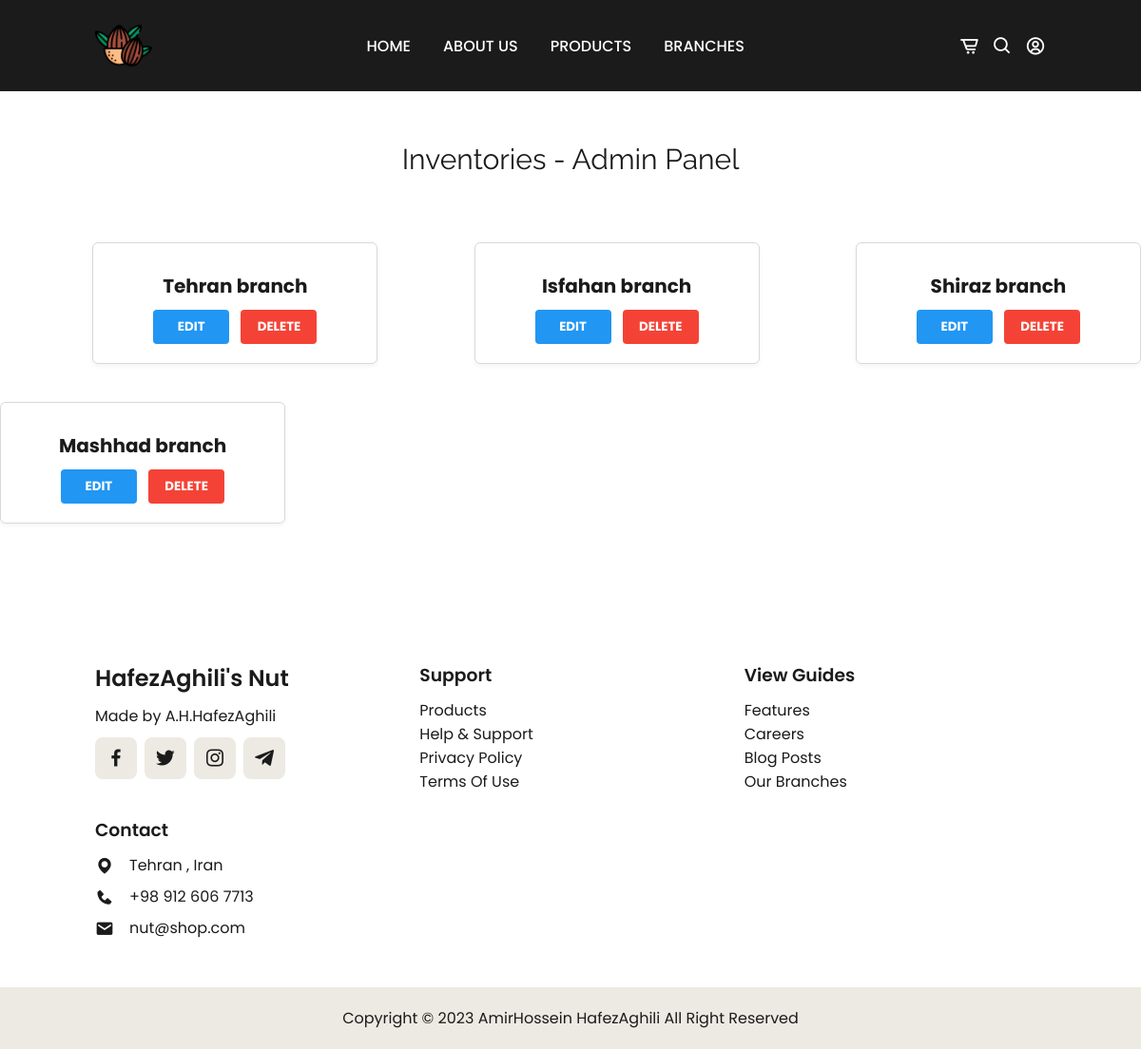
Screenshot of /panel/inventory/ with the database file from the repository.
### pages/models.py (models this page shows, shortened)
class Inventory(models.Model):
    name = models.CharField(max_length=50 , blank=True)
    city = models.ForeignKey('City' , on_delete=models.CASCADE)
    address = models.CharField(max_length=50 , blank=True)
    phone = models.CharField(max_length=50 , blank=True)

### pages/views.py (the view)
# urls.py: path('panel/inventory/',InventoryListView.as_view(),name='inventory_view'),
class InventoryListView(ListView):
    model = Inventory
    template_name = 'panel/inventory/inventory_view.html'

### templates/panel/inventory/inventory_view.html (shortened to what this page needs)
{% extends 'register_base.html' %}
{% load static %}
    {% block styles %}
    <link rel="stylesheet" type="text/css" href="{% static 'css/stylesListView.css' %}">
    {% endblock %}
{% block content %}
<br><br><br>
<p style="text-align:center" class="title">Inventories - Admin Panel</p>
<br><br>
<div class="box-container">
    {% for inventory in inventory_list %}
    <div class="list-item">
        <div class="list-title">{{ inventory.name }}</div>
        <div class="list-buttons">
            <a href="{% url 'inventory_update' inventory.pk %}"><button class="button-edit">Edit</button></a>
            <a href="{% url 'inventory_delete' inventory.pk %}"><button class="button-delete">Delete</button></a>
        </div>
    </div>
    {% endfor %}
</div>
<br><br><br>
{% endblock %}

### static/css/stylesHome.css (style rules this page uses)
* { font-family: 'Poppins', sans-serif; margin: 0; padding: 0; box-sizing: border-box; scroll-padding-top: 4rem; scroll-behavior: smooth; list-style: none; text-decoration: none; }
:root { --main-color:#bc9667; --second-color:#edeae3; --text-color:#1b1b1b; --bg-color:#ffffff; --box-shadow: 2px 2px 10px 4px rgb(14 55 54 / 15%); }
body { color: var(--text-color); }

### static/css/stylesListView.css (style rules this page uses)
.title { font-family: 'Raleway', sans-serif; font-size: 30px; }
.box-container { display: flex; flex-wrap: wrap; justify-content: space-between; margin: 0 -2px; }
.list-item { width: 300px; margin: 20px 2px; padding: 20px; background-color: #fff; border: 1px solid #d9d9d9; box-shadow: 0 2px 5px rgba(0, 0, 0, 0.05); border-radius: 6px; text-align: center; transition: box-shadow 0.3s ease; }
.list-title { font-size: 20px; font-weight: bold; margin: 10px 0; }
.list-buttons { margin-top: 10px; }
.button-edit, .button-delete { width: 80px; margin: 0 4px; padding: 8px 16px; border-radius: 4px; background-color: #2196F3; color: #fff; font-weight: bold; text-transform: uppercase; border: none; cursor: pointer; transition: background-color 0.3s ease; text-align: center; }
.button-delete { background-color: #F44336; }
.box-container:before, .box-container:after { content: ''; display: table; }
.box-container:after { clear: both; }
.list-item:before, .list-item:after { content: ''; display: table; }
.list-item:after { clear: both; }

### rows the page displays
Inventory: name "Tehran branch"
Inventory: name "Isfahan branch"
Inventory: name "Shiraz branch"
Inventory: name "Mashhad branch"
